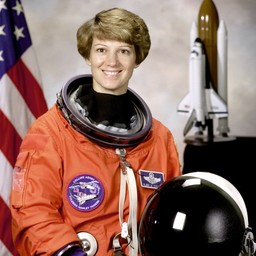
#> input picture tests/fixtures/astronaut.jpg, 256 x 256 px
$ python -i imaging.py   (imports and definitions only)
#> lines starting #> are read from the running program, lines starting #| are printed output that depends on the picture; after the words box and inside, x2 and y2 are one past the last pixel; in counts of white or black regions, pixels touching at a corner belong together
"""Conservative local masks, without downloaded models or semantic claims.

Confidence describes evidence for a usable foreground mask, not the probability
of a person or a correct anatomical split. Transparency is authoritative. A
uniform border can establish a color/contrast mask; OpenCV's bundled face
cascade can establish a head region. Other images require a manual rectangle.
"""

from __future__ import annotations

import math
import threading
from pathlib import Path

import cv2
import numpy as np
from PIL import Image

_GRABCUT_LOCK = threading.Lock()
MAX_IMAGE_PIXELS = 16_000_000
SEGMENT_MAX_EDGE = 800


def _rectangle(rect: list[float], width: int, height: int) -> tuple[int, int, int, int]:
    if len(rect) != 4 or any(not math.isfinite(float(v)) for v in rect):
        raise ValueError("Seleção inválida: informe x, y, largura e altura.")
    x, y, w, h = (float(v) for v in rect)
    if x < 0 or y < 0 or w <= 0 or h <= 0 or x + w > 1.000001 or y + h > 1.000001:
        raise ValueError("A seleção deve estar dentro da imagem.")
    # GrabCut needs known background, so retain a one-pixel exterior border.
    left, top = max(1, int(x * width)), max(1, int(y * height))
    right = min(width - 1, math.ceil((x + w) * width))
    bottom = min(height - 1, math.ceil((y + h) * height))
    if right - left < 3 or bottom - top < 3:
        raise ValueError("Selecione uma região maior para recortar.")
    return left, top, right - left, bottom - top


def _bounds(alpha: np.ndarray) -> list[float]:
    ys, xs = np.nonzero(alpha > 8)
    height, width = alpha.shape
    return [float(xs.min() / width), float(ys.min() / height),
            float((xs.max() - xs.min() + 1) / width),
            float((ys.max() - ys.min() + 1) / height)]


def _faces(rgb: np.ndarray) -> list[tuple[int, int, int, int]]:
    detector = cv2.CascadeClassifier(cv2.data.haarcascades + "haarcascade_frontalface_default.xml")
    if detector.empty():
        return []
    faces = detector.detectMultiScale(
        cv2.cvtColor(rgb, cv2.COLOR_RGB2GRAY), scaleFactor=1.1,
        minNeighbors=5, minSize=(24, 24),
    )
    return [tuple(int(v) for v in face) for face in faces]


def _face_rect(face: tuple[int, int, int, int], width: int, height: int) -> list[float]:
    x, y, w, h = face
    left, top = max(0, int(x - 0.25 * w)), max(0, int(y - 0.4 * h))
    right, bottom = min(width, int(x + 1.25 * w)), min(height, int(y + 1.15 * h))
    return [left / width, top / height, (right - left) / width, (bottom - top) / height]


def _anatomy(alpha: np.ndarray, faces: list[tuple[int, int, int, int]]) -> tuple[str, list | None]:
    """Require one supported face and substantial connected foreground below it."""
    if len(faces) != 1:
        return "unknown", None
    height, width = alpha.shape
    x, y, w, h = faces[0]
    if np.mean(alpha[y:y + h, x:x + w] > 8) < 0.65:
        return "unknown", None
    rect = _face_rect(faces[0], width, height)
    bottom = round((rect[1] + rect[3]) * height)
    mask = (alpha > 8).astype(np.uint8)
    _, labels = cv2.connectedComponents(mask)
    label = labels[min(height - 1, y + h // 2), min(width - 1, x + w // 2)]
    if label == 0:
        return "unknown", None
    connected = labels == label
    low = min(height, bottom + max(1, round(0.2 * h)))
    ys, _ = np.nonzero(connected)
    below = connected[low:, max(0, x - w):min(width, x + 2 * w)]
    has_body = (ys.max() >= bottom + 0.75 * h and np.count_nonzero(below) > 0.5 * w * h
                and np.count_nonzero(below) > 0.18 * np.count_nonzero(connected))
    return ("character" if has_body else "head"), rect


def _uniform_foreground(rgb: np.ndarray) -> tuple[np.ndarray, float] | None:
    """Find contrast against an observed uniform border; never infer anatomy."""
    height, width = rgb.shape[:2]
    border = np.concatenate((rgb[0], rgb[-1], rgb[1:-1, 0], rgb[1:-1, -1])).astype(np.float32)
    color = np.median(border, axis=0)
    border_distance = np.linalg.norm(border - color, axis=1)
    uniformity = float(np.mean(border_distance <= 12))
    if uniformity < 0.90:
        return None
    distance = np.linalg.norm(rgb.astype(np.float32) - color, axis=2)
    near_background = (distance <= 18).astype(np.uint8)
    _, labels = cv2.connectedComponents(near_background)
    exterior = np.unique(np.concatenate((labels[0], labels[-1], labels[:, 0], labels[:, -1])))
    exterior = exterior[exterior != 0]
    mask = ~np.isin(labels, exterior)
    # Label zero is contrast foreground; uniform-colored enclosed details such
    # as white eyes stay opaque because they do not reach the image border.
    count, components, stats, _ = cv2.connectedComponentsWithStats(mask.astype(np.uint8))
    if count <= 1:
        return None
    areas = stats[1:, cv2.CC_STAT_AREA]
    total = int(areas.sum())
    coverage = total / (height * width)
    if not 0.015 <= coverage <= 0.85 or areas.max() / max(1, total) < 0.80:
        return None
    # Discard isolated compression speckles, retaining disconnected large details.
    retained = np.flatnonzero(areas >= max(4, total * 0.001)) + 1
    mask = np.isin(components, retained)
    contrast = float(np.median(distance[mask]))
    if contrast < 32:
        return None
    # An explicit, bounded heuristic quality score, not calibrated semantics.
    confidence = min(0.90, 0.65 + 0.15 * uniformity + 0.10 * min(1, contrast / 100))
    return mask.astype(np.uint8) * 255, confidence


def segment_image(source: Path, destination: Path, rect: list[float] | None = None) -> dict:
    """Write a full-canvas RGBA cutout, preserving the original public API.

    Automatic failures return actionable metadata. Manual rectangles are in
    normalized source coordinates. Image processing is bounded to an 800px edge.
    """
#> called with source = '../tests/fixtures/astronaut.jpg', destination = 'out.png'
    with Image.open(source) as image:
#> image is the input picture: PIL image 256x256 RGB; mean R, G, B 141.6, 105.8, 96.6
        if image.width * image.height > MAX_IMAGE_PIXELS or min(image.size) < 8:
            raise ValueError("Imagem deve ter pelo menos 8 pixels por lado e até 16 megapixels.")
        rgba = np.asarray(image.convert("RGBA")).copy()
    height, width = rgba.shape[:2]
#> height = 256; width = 256
    alpha = rgba[:, :, 3].copy()
#> alpha: shape (256, 256); every value is 255
    if not np.any(alpha > 8):
        raise ValueError("A imagem está totalmente transparente.")
    factor = min(1.0, SEGMENT_MAX_EDGE / max(width, height))
#> factor = 1
    small_width, small_height = max(8, round(width * factor)), max(8, round(height * factor))
#> small_width = 256; small_height = 256
    rgb = cv2.resize(rgba[:, :, :3], (small_width, small_height), interpolation=cv2.INTER_AREA)
    small_alpha = cv2.resize(alpha, (small_width, small_height), interpolation=cv2.INTER_AREA)
    if rect is None and np.count_nonzero(alpha < 250) >= max(4, width * height * 0.005):
        # Hidden RGB in fully transparent pixels must not influence face detection.
        matte = (rgb.astype(np.float32) * (small_alpha[:, :, None] / 255)
                 + 127 * (1 - small_alpha[:, :, None] / 255)).astype(np.uint8)
        kind, head_rect = _anatomy(small_alpha, _faces(matte))
        destination.parent.mkdir(parents=True, exist_ok=True)
        Image.fromarray(rgba).save(destination, format="PNG")
        return {
            "method": "alpha", "available": True, "warning": None,
            "rect": _bounds(alpha), "confidence": 1.0, "kind": kind, "head_rect": head_rect,
        }

    faces = _faces(rgb) if rect is None else []
#> in _faces, `faces = detector.detectMultiScale( cv2.cvtColor(rgb, cv2.COLOR_RGB2GRA..`: faces = [[86, 30, 53, 53]]
#> faces = [(86, 30, 53, 53)]
    if rect is None:
        uniform = _uniform_foreground(rgb)
#> in _uniform_foreground, `border = np.concatenate((rgb[0], rgb[-1], rgb[1:-1, 0], rgb[1:-1, -1])..`: border = 1020 rows, first 8: [147, 136, 152], [96, 86, 94], [118, 111, 103], [153, 147, 135], [157, 151, 151], [116, 109, 117], [32, 24, 45], [8, 0, 21]
#> in _uniform_foreground, `color = np.median(border, axis=0)`: color = [142, 117, 116]
#> in _uniform_foreground, `border_distance = np.linalg.norm(border - color, axis=1)`: border_distance = 1020 values, max 217.5 at index 414, min 5.1 at index 261, mean 125.8
#> in _uniform_foreground, `uniformity = float(np.mean(border_distance <= 12))`: uniformity = 0.0118
        if uniform is not None:
            foreground, confidence = uniform
            full_alpha = cv2.resize(foreground, (width, height), interpolation=cv2.INTER_LINEAR)
            rgba[:, :, 3] = np.minimum(alpha, full_alpha)
            kind, head_rect = _anatomy(foreground, faces)
            destination.parent.mkdir(parents=True, exist_ok=True)
            Image.fromarray(rgba).save(destination, format="PNG")
            return {
                "method": "uniform-background", "available": True,
                "rect": _bounds(rgba[:, :, 3]), "confidence": confidence,
                "kind": kind, "head_rect": head_rect,
                "warning": "Recorte por fundo uniforme, sem identificação anatômica garantida. Confira as bordas; selecione a cabeça para articular.",
            }
        if len(faces) != 1:
            return {
                "method": "unavailable", "available": False, "rect": None,
                "confidence": 0.0, "kind": "unknown", "head_rect": None,
                "warning": "Não foi possível isolar um único rosto ou fundo uniforme. Selecione a cabeça/personagem manualmente ou use um PNG transparente.",
            }
        rect = _face_rect(faces[0], small_width, small_height)
#> rect = [0.281, 0.0312, 0.312, 0.32]
        method = "face-grabcut"
    else:
        method = "manual-grabcut"
    box = _rectangle(rect, small_width, small_height)
#> in _rectangle, `x, y, w, h = (float(v) for v in rect)`: x = 0.281; y = 0.0312; w = 0.312; h = 0.32
#> in _rectangle, `left, top = max(1, int(x * width)), max(1, int(y * height))`: left = 72; top = 8
#> in _rectangle, `right = min(width - 1, math.ceil((x + w) * width))`: right = 152
#> in _rectangle, `bottom = min(height - 1, math.ceil((y + h) * height))`: bottom = 90
#> box = (72, 8, 80, 82)
    mask = np.zeros((small_height, small_width), np.uint8)
    background_model = np.zeros((1, 65), np.float64)
    foreground_model = np.zeros((1, 65), np.float64)
    try:
        with _GRABCUT_LOCK:
            cv2.setRNGSeed(42)
            cv2.grabCut(cv2.cvtColor(rgb, cv2.COLOR_RGB2BGR), mask, box,
                        background_model, foreground_model, 5, cv2.GC_INIT_WITH_RECT)
    except cv2.error as error:
        raise ValueError("Não foi possível separar a seleção do fundo. Ajuste o retângulo ou use PNG transparente.") from error
    foreground = np.where((mask == cv2.GC_FGD) | (mask == cv2.GC_PR_FGD), 255, 0).astype(np.uint8)
    if np.count_nonzero(foreground) < 9:
        raise ValueError("A seleção não contém um objeto separável. Inclua o objeto completo e um pouco de fundo.")
    full_alpha = cv2.resize(foreground, (width, height), interpolation=cv2.INTER_LINEAR)
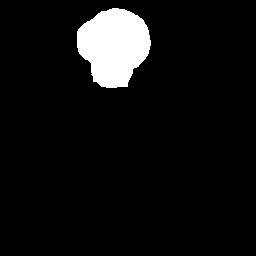
#> foreground: shape (256, 256); 6.5% white; 1 white region, box (x1, y1, x2, y2) and area: (77, 8, 151, 88) 4282
    rgba[:, :, 3] = np.minimum(alpha, full_alpha)
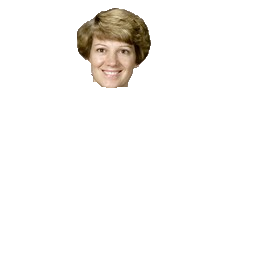
#> rgba: shape (256, 256, 4); mean R, G, B, A 141.6, 105.8, 96.6, 16.7; transparent parts drawn white
#> (the run stopped early here; a loop or call above may not have finished)
